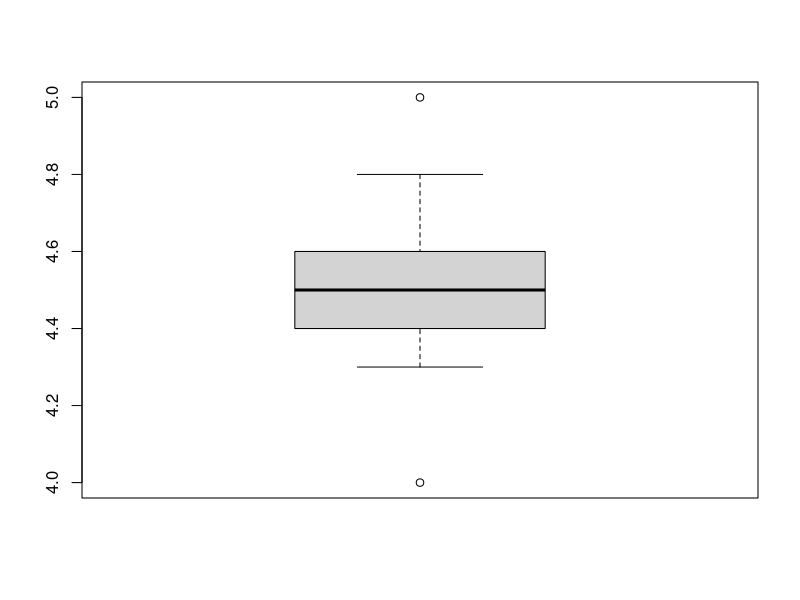
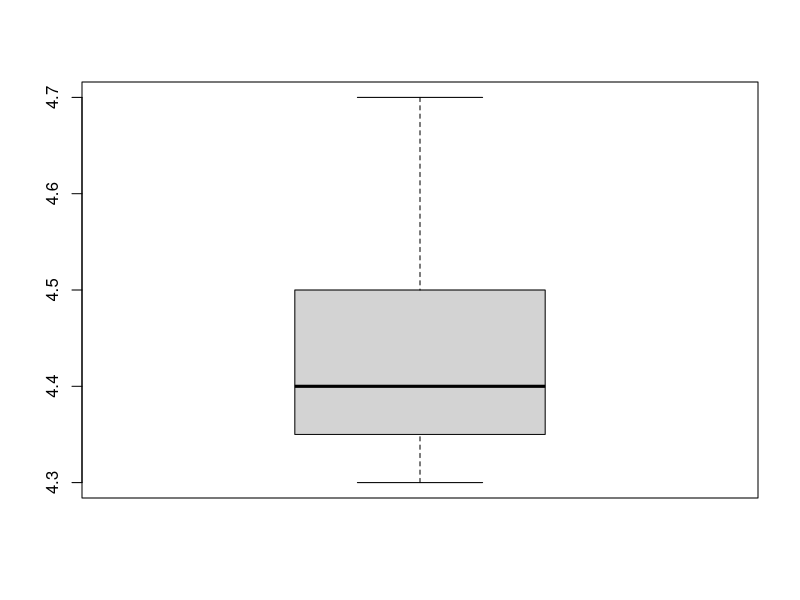
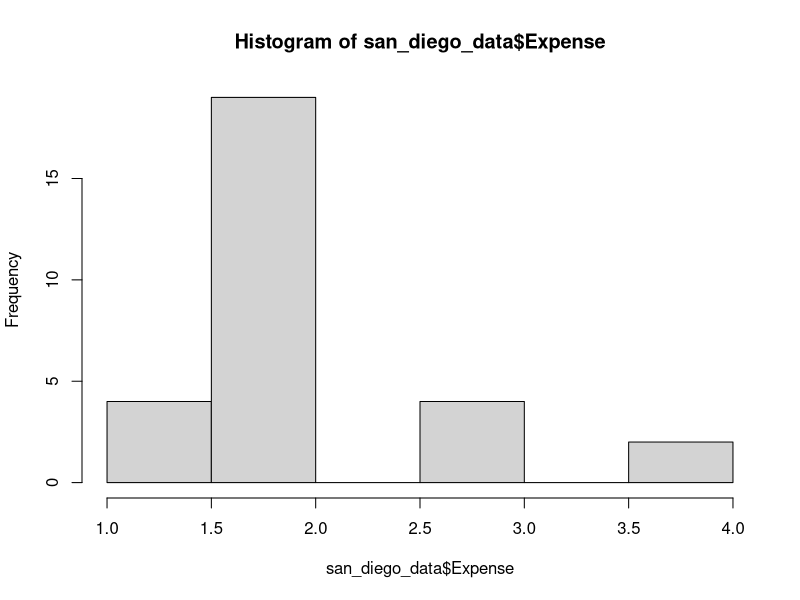
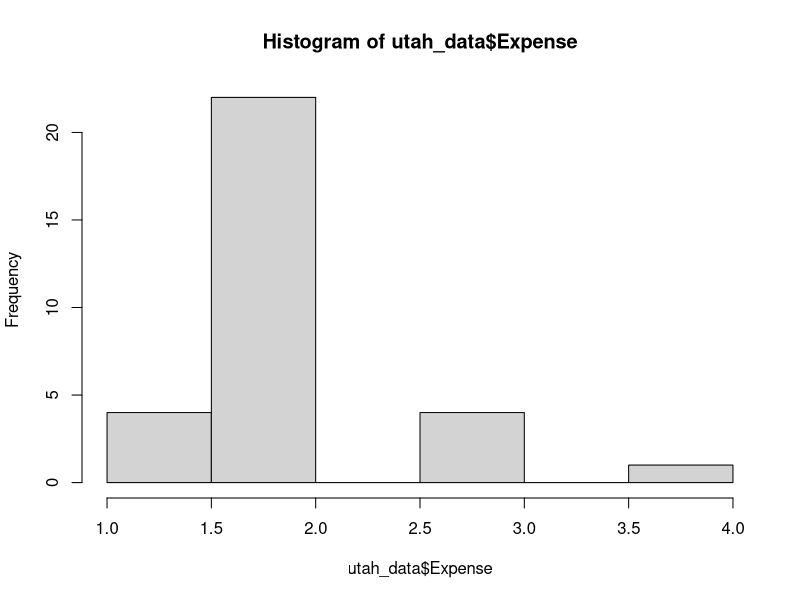
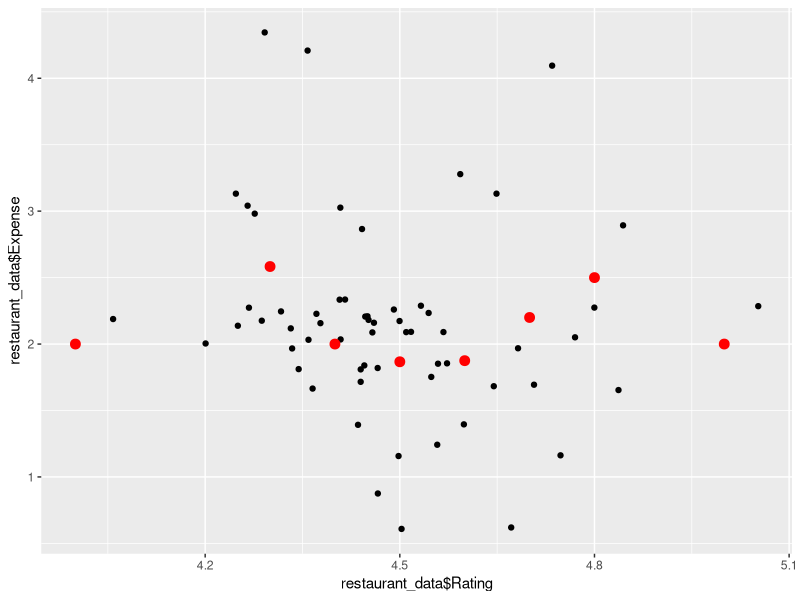
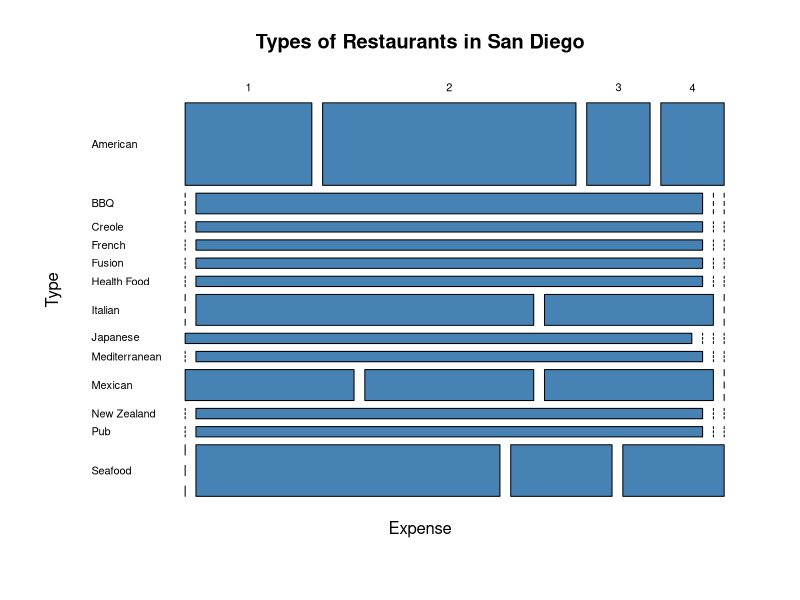
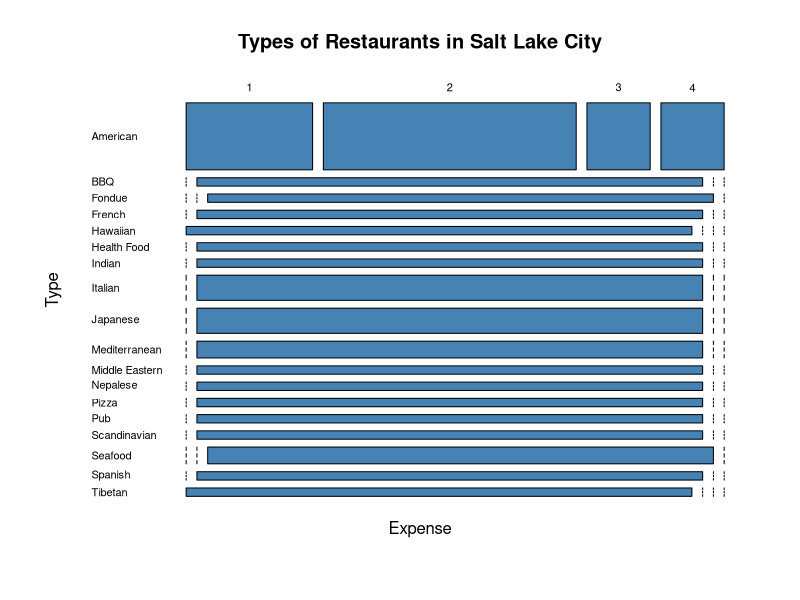
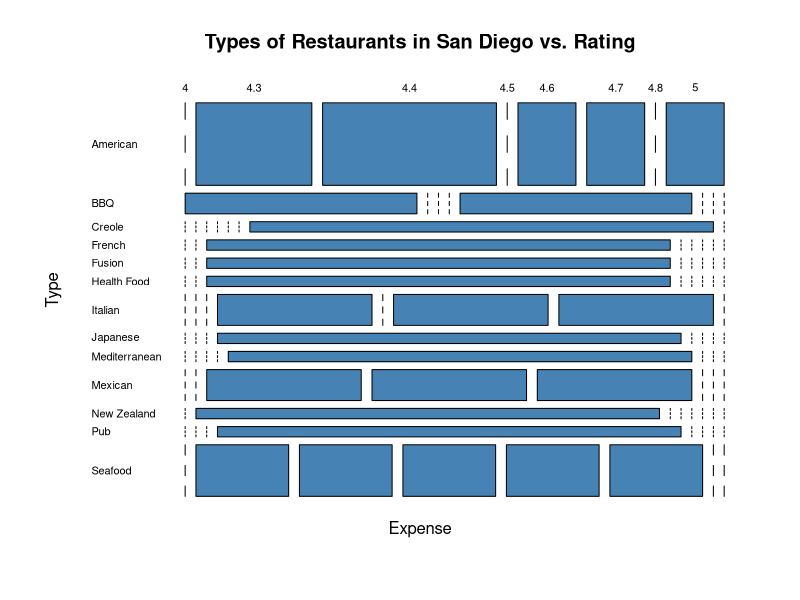

The R source for these figures, in order:
## ---- chunk 1
knitr::opts_chunk$set(echo = TRUE)
## ---- chunk 2
restaurant_data <- read.csv('Restaurant Data - Sheet1.csv')
head(restaurant_data)
## ---- chunk 3
san_diego_data = restaurant_data[1:29,]

utah_data = restaurant_data[32:62,]
## ---- chunk 4
mean(san_diego_data$Rating)
## ---- chunk 5
mean(utah_data$Rating)
## ---- chunk 6
boxplot(san_diego_data$Rating)
boxplot(utah_data$Rating)
## ---- chunk 7
mean(san_diego_data$Expense)
## ---- chunk 8
mean(utah_data$Expense)
## ---- chunk 9
hist(san_diego_data$Expense)
hist(utah_data$Expense)
## ---- chunk 10
expense_vs_rating <- data.frame(restaurant_data$Rating, restaurant_data$Expense)
library(ggplot2)
ggplot(expense_vs_rating, aes(restaurant_data$Rating, restaurant_data$Expense)) + geom_jitter(position = position_jitter(width = .1))+
    stat_summary(fun.y = "mean", geom = "point", color = "red", size = 3)

## ---- chunk 11
sd_type <- table(san_diego_data$Type, san_diego_data$Expense)
sd_type

mosaicplot(sd_type, xlab='Expense', ylab='Type',
           main='Types of Restaurants in San Diego', col='steelblue',  las=1, dir=c("h", "v"))
## ---- chunk 12
ut_type <- table(utah_data$Type, utah_data$Expense)
ut_type

mosaicplot(ut_type, xlab='Expense', ylab='Type',
           main='Types of Restaurants in Salt Lake City', col='steelblue', las=1, dir=c("h", "v"))
## ---- chunk 13
sd_type <- table(san_diego_data$Type, san_diego_data$Rating)

mosaicplot(sd_type, xlab='Expense', ylab='Type',
           main='Types of Restaurants in San Diego vs. Rating', col='steelblue',  las=1, dir=c("h", "v"))
## ---- chunk 14
ut_type <- table(utah_data$Type, utah_data$Rating)

mosaicplot(ut_type, xlab='Rating', ylab='Type',
           main='Types of Restaurants in Salt Lake City vs. Rating', col='steelblue', las=1, dir=c("h", "v"))
